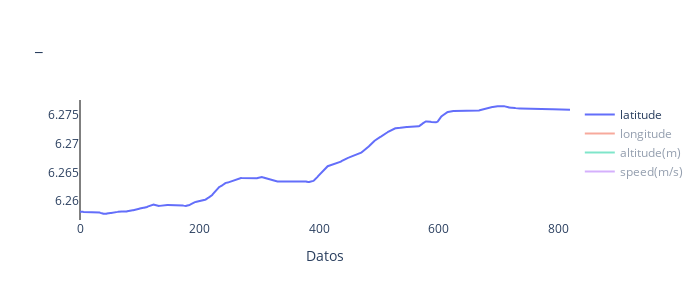

The code cell stored with this chart in its notebook:
### Code cell
Travel = Travel_3
Travel = Travel.reset_index(drop=True) # Reindexar el DF
Travel["t_s"] = range(len(Travel)) # Crear nueva columna de tiempo 1 s
#GPS altimetria
fig = go.Figure(data=[go.Scatter(y = Travel['latitude'], name = "latitude", mode="lines"),
                      go.Scatter(y = Travel["longitude"], name = "longitude", mode="lines", visible = "legendonly"),
                      go.Scatter(y = Travel["altitude(m)"], name = "altitude(m)", mode="lines", visible = "legendonly"),
                      go.Scatter(y = Travel["speed(m/s)"], name = "speed(m/s)", mode="lines", visible = "legendonly")])

fig.update_xaxes(zeroline=True, zerolinewidth=1, zerolinecolor='black', title_text="Datos")
fig.update_yaxes(zeroline=True, zerolinewidth=1, zerolinecolor='black', title_text="")
fig.update_layout(height=300, width=700, title_text="_",plot_bgcolor="white")
fig.show()

### Figure 1 — Plotly figure (JSON) as saved in the notebook; plotly's stock layout.template omitted (floating-point values rounded to 4 significant figures; data arrays with more than 128 entries replaced by an {"elided": "..."} marker saying what was removed)
{"data": [{"mode": "lines", "name": "latitude", "type": "scatter", "y": {"elided": "820 float values"}}, {"mode": "lines", "name": "longitude", "type": "scatter", "visible": "legendonly", "y": {"elided": "820 float values"}}, {"mode": "lines", "name": "altitude(m)", "type": "scatter", "visible": "legendonly", "y": {"elided": "820 float values"}}, {"mode": "lines", "name": "speed(m/s)", "type": "scatter", "visible": "legendonly", "y": {"elided": "820 float values"}}], "layout": {"height": 300, "plot_bgcolor": "white", "title": {"text": "_"}, "width": 700, "xaxis": {"autorange": true, "range": [0, 819], "title": {"text": "Datos"}, "zeroline": true, "zerolinecolor": "black", "zerolinewidth": 1}, "yaxis": {"autorange": true, "range": [6.257, 6.278], "title": {"text": ""}, "type": "linear", "zeroline": true, "zerolinecolor": "black", "zerolinewidth": 1}}}
